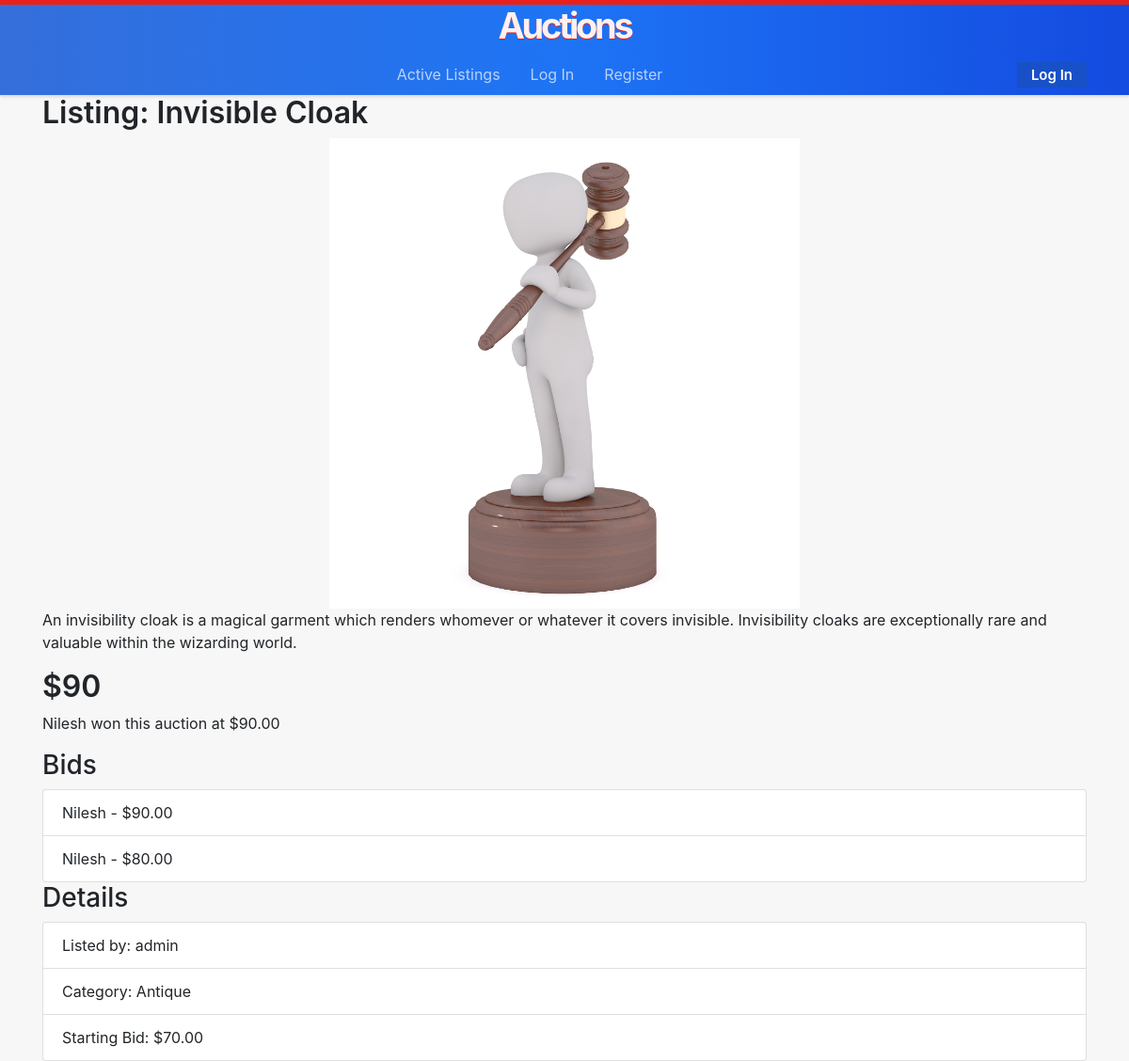
/auction/9, run on an earlier commit of the app's database.
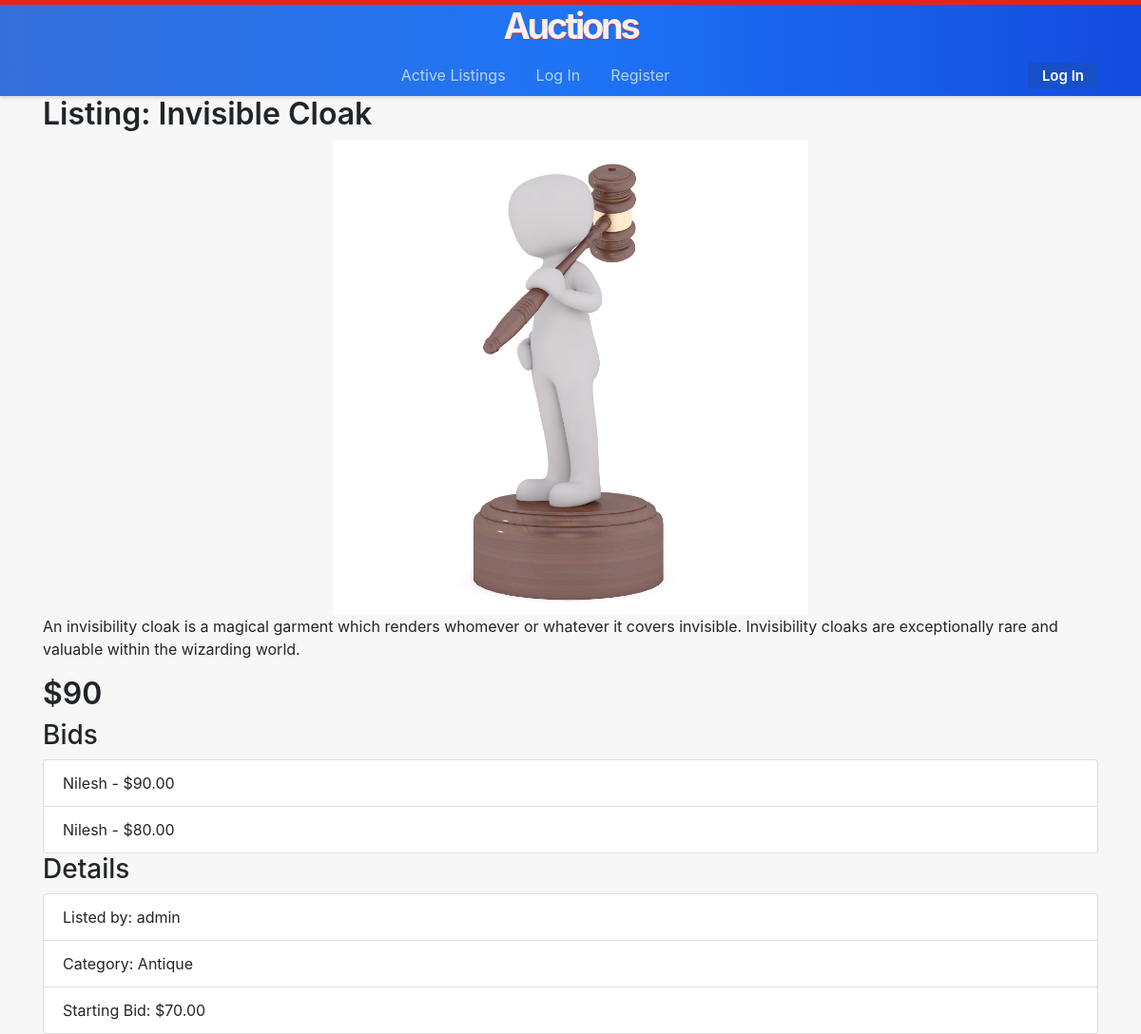
And on a later commit of the database.
### auctions/models.py (models this page shows, shortened)
class Bid(models.Model):
    price = models.DecimalField(max_digits=10, decimal_places=2)
    user = models.ForeignKey(User, blank=True, null=True, on_delete=models.CASCADE)
    auction = models.ForeignKey(AuctionList, blank=True, null=True, on_delete=models.CASCADE)
    def __str__(self):
        return f"${self.price}"
    """auction = models.ForeignKey(AuctionList, models.CASCADE, related_name="auc", null=True, blank=True)
    bid = models.ForeignKey(Bid, on_delete=models.CASCADE, related_name="ubid", null=True, blank=True)
    comment = models.ForeignKey(Comment, on_delete=models.CASCADE, related_name="cmmt", null=True, blank=True)"""

class AuctionList(models.Model):
    title = models.CharField(max_length=64)
    description = models.TextField(blank=True)
    image = models.ImageField(upload_to="images", default="images/default.jpg", blank=True)
    category = models.CharField(max_length=2, choices=Category.choices, default=Category.OTHER)
    active = models.BooleanField(null=False, default=True)
    start_bid = models.DecimalField(max_digits=10, decimal_places=2)
    date_created = models.DateTimeField(default=now)
    user = models.ForeignKey(User, on_delete=models.CASCADE, blank=True, null=True)
    watchlist = models.ManyToManyField(User, blank=True, related_name="watchlist")

class User(AbstractUser):
    pass

### auctions/views.py (the view, shortened to what this page needs)
# urls.py: path("auction/<int:id>", views.auction_view, name="aucview"),
def auction_view(request, id):
    try:
        auc = AuctionList.objects.get(pk=id)
    except ObjectDoesNotExist:
        raise Http404("Requested Auction is not Found")
    in_watchlist = False
    bids = auc.bid_set.all().order_by('-price')
    category = Category(auc.category).label
    max_bid = auc.bid_set.all().aggregate(Max('price'))
    if request.GET.get('active') and request.GET['active']=='False':
        if request.user.is_authenticated and request.user.id==auc.user.id:
            auc.active=False
            auc.save()
    if request.GET.get('q') and request.GET['q']=='addtowatchlist':
        if request.user.is_authenticated:
            request.user.watchlist.add(auc)
    form = BidForm()
    max_bid = auc.bid_set.all().aggregate(Max('price'))
    if request.user.is_authenticated:
        if auc in request.user.watchlist.all():
            in_watchlist = True
    context = {'form': form, 'auc': auc, 'Category': category, "Bids": bids, "max_bid": max_bid['price__max'], "in_watchlist": in_watchlist}
    return render(request, 'auctions/auctionview.html', context)

### auctions/templates/auctions/auctionview.html (shortened to what this page needs)
{% extends 'auctions/layout.html' %}
{% block body %}
    <h2>Listing: {{ auc.title }}</h2>
    <div class="img-box">
        <img src="{{ auc.image.url }}" class="big-image">
    </div>
    <p>{{ auc.description }}</p>
    <h2> ${% if max_bid %}{{ max_bid }}{% else %}{{ auc.start_bid }}{% endif%} </h2>
    {% if auc.active is False %}
        {% if request.user.id == Bids.first.user.id%}
            <p>You won this auction at {{ Bids.first }}</p>
        {% else %}
            <p>{{ Bids.first.user }} won this auction at {{ Bids.first }}</p>
        {% endif %}
    {% endif %}
    <h3>Bids</h3>
    <ul class="list-group">
        {% for bid in Bids %}
            <li class="list-group-item">{{ bid.user }} - {{ bid }}</li>
        {% endfor %}
    </ul>
    <h3>Details</h3>
    <ul class="list-group">
        <li class="list-group-item">Listed by: {{ auc.user.username}}</li>
        <li class="list-group-item">Category: {{ Category }}</li>
        <li class="list-group-item">Starting Bid: ${{ auc.start_bid }}
    </ul>
{% endblock %}

What changed in the data, as far as the page shows it:
changed AuctionList "Invisible Cloak": active False → True (drawn)
shown differently, row unchanged: Bid (number 1 of 2 on the later page): first.user "Nilesh" → (not shown); first "$90.00" → (not shown)
Also different on the page:
text no longer shown: "won this auction at"
